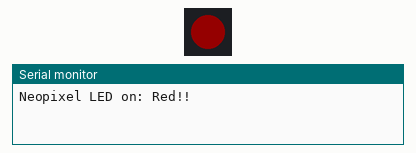
Recording of a program running on a simulated ESP32-S3. On the bench: 1 RGB LEDs in strip order, left to right, the last lines printed to the serial monitor. Dim RGB values are drawn brighter than linear.

Above: at 0.2 s.
At 1.2 s:
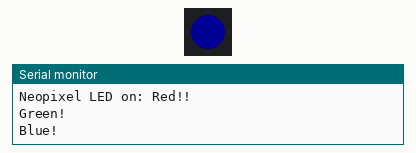
At 2.7 s:
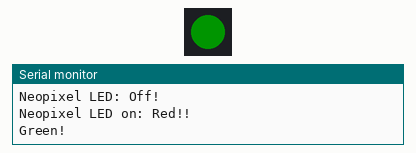
At 3.7 s:
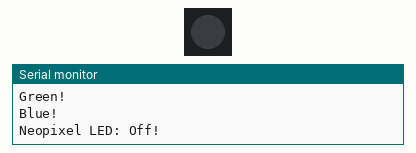
Timing chart, 0 to 4.6 s (numbered marks = the images above):
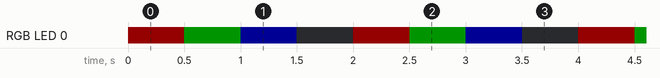

Measured:
- by itself, RGB LED 0: repeats every 2.0 s: RGB(0, 20, 0) 0.50 s, RGB(0, 0, 20) 0.50 s, off 0.50 s, RGB(20, 0, 0) 0.50 s
- by itself, everything shown: repeats every 2.0 s, in 4 steps

The program:

main.cpp
```cpp
#include <Arduino.h>
#include <Adafruit_NeoPixel.h>

#define NUMPIXELS 1 // Only one Adafruit Featherboard ESP32-S3

Adafruit_NeoPixel pixels(NUMPIXELS, PIN_NEOPIXEL, NEO_GRB + NEO_KHZ800);

void setup() {
  Serial.begin(115200);

  // #if defined(NEOPIXEL_POWER)
  //   // If this board has a power control pin, we must set it to output and high
  //   // in order to enable the NeoPixels. We put this in an #if defined so it can
  //   // be reused for other boards without compilation errors
  //   pinMode(NEOPIXEL_POWER, OUTPUT);
  //   digitalWrite(NEOPIXEL_POWER, HIGH);
  // #endif

  // delay(2000); // Wait for Serial Monitor to connect
  // Serial.println(" ");
  // Serial.println(" ");
  // Serial.println("Initializing NeoPixel...");
  pixels.begin();
  // Serial.println("NeoPixel initialized!"); // Check if it's truly initialized
  // Serial.println(" ");
  pixels.setBrightness(20); // not so bright

  // pixels.setPixelColor(0, pixels.Color(255, 0, 0)); // Set to Red
  // pixels.show();
  // Serial.println("Red!!");
}

void loop() {
  // Neopixel LED Testing
  pixels.setPixelColor(0, pixels.Color(255, 0, 0)); // Red
  pixels.show();
  Serial.println("Neopixel LED on: Red!!");
  delay(500);

  pixels.setPixelColor(0, pixels.Color(0, 255, 0)); // Green
  pixels.show();
  Serial.println("Green!");
  delay(500);

  pixels.setPixelColor(0, pixels.Color(0, 0, 255)); // Blue
  pixels.show();
  Serial.println("Blue!");
  delay(500);

  pixels.setPixelColor(0, pixels.Color(0, 0, 0)); // Off
  pixels.show();
  Serial.println("Neopixel LED: Off!");
  delay(500);
}
```
